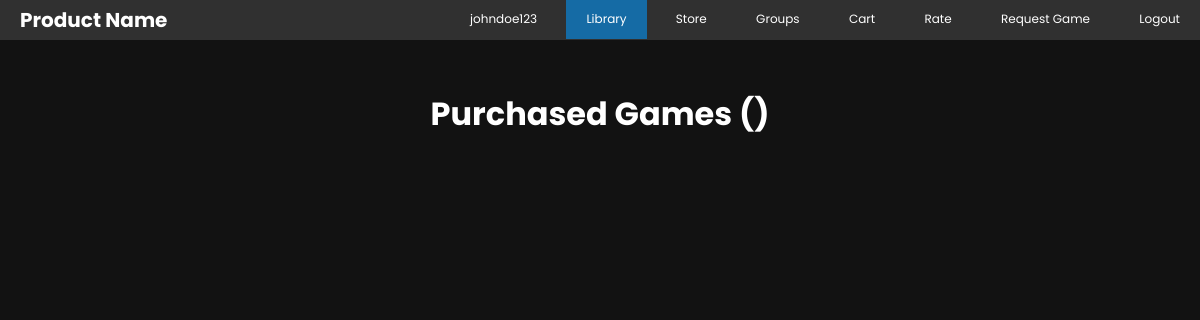
Page /library.php (signed in) on the earlier database version.
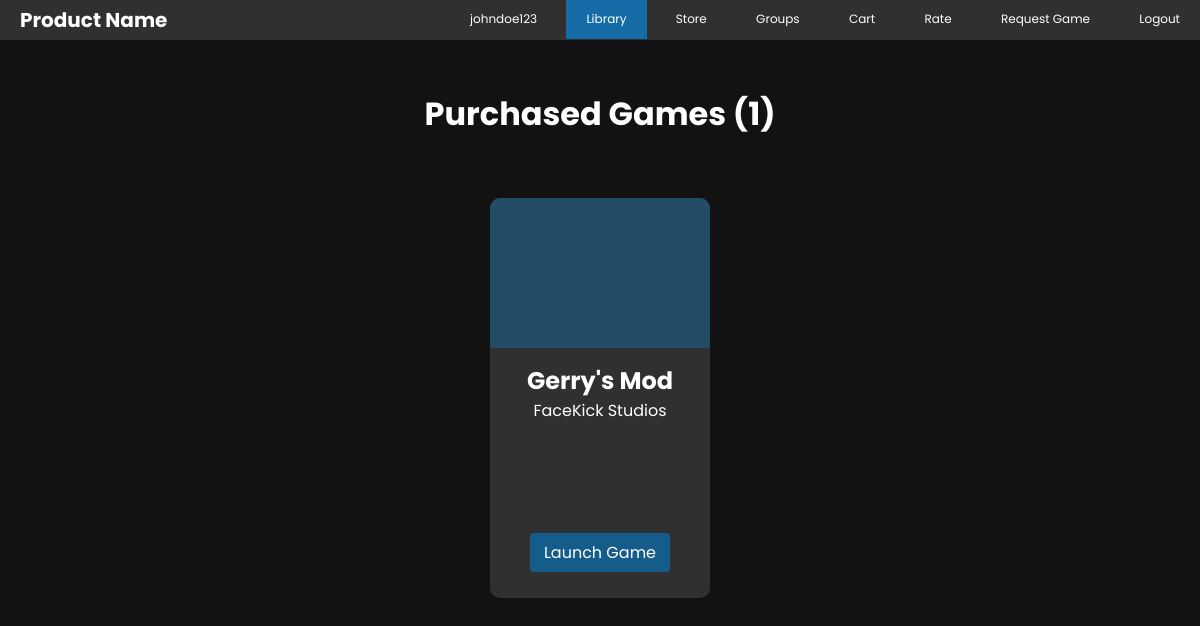
Same page on the later database version.
### tables this page shows
CREATE TABLE `library` (
  `LibraryID` int NOT NULL AUTO_INCREMENT,
  `UserID` int NOT NULL,
  `GameCount` int NOT NULL DEFAULT '0',
  PRIMARY KEY (`LibraryID`,`UserID`),
  KEY `LIBRARYUSER_FK` (`UserID`),
  CONSTRAINT `LIBRARYUSER_FK` FOREIGN KEY (`UserID`) REFERENCES `user` (`UserID`)
);

CREATE TABLE `game` (
  `GameID` int NOT NULL AUTO_INCREMENT,
  `Title` varchar(64) NOT NULL,
  `AgeRating` char(1) NOT NULL,
  `ReleaseDate` date NOT NULL,
  `Price` decimal(5,2) NOT NULL,
  `Dname` varchar(64) NOT NULL,
  PRIMARY KEY (`GameID`),
  UNIQUE KEY `Title` (`Title`),
  KEY `GAMEDEV_FK` (`Dname`),
  CONSTRAINT `GAMEDEV_FK` FOREIGN KEY (`Dname`) REFERENCES `developer` (`Dname`),
  CONSTRAINT `RATING_CHECK` CHECK (((`AgeRating` like _utf8mb4'E') or (`AgeRating` like _utf8mb4'T') or (`AgeRating` like _utf8mb4'M')))
);

### classes/DBHandler.php (called while the page is built)
<?php
class DBHandler
{
    public function connect()
    {
        try {
            $username = "root";
            $password = "root";
            $dbh = new PDO('mysql:host=localhost;dbname=gameplatform', $username, $password);
            return $dbh;
        } catch (PDOException $e) {
            print "Error!: " . $e->getMessage() . "<br/>";
            die();
        }
    }
}

### library.php (the view, shortened to what this page needs)
<?php
include "classes/DBHandler.php";
$con = new DBHandler();
$stmt = $con->connect()->prepare("SELECT UserID FROM USER WHERE Username = ?;");
$stmt->execute(array($_SESSION["username"]));
$userID = $stmt->fetchColumn();
$stmt = $con->connect()->prepare("SELECT LibraryID FROM LIBRARY WHERE UserID = ?;");
$stmt->execute(array($userID));
$libraryID = $stmt->fetchColumn();
$stmt = $con->connect()->prepare("SELECT GameID FROM BELONG_TO WHERE LibraryID = ?;");
$stmt->execute(array($libraryID));
$games_in_library = $stmt->fetchAll();
$stmt = $con->connect()->prepare("SELECT GameCount FROM LIBRARY WHERE UserID = ?;");
$stmt->execute(array($userID));
$gameCount = $stmt->fetchColumn();
?>
<!DOCTYPE html>
<html lang="en">
<head>
    <link rel="stylesheet" href="styles/main.css">
    <link rel="stylesheet" href="styles/nav.css">
    <link rel="stylesheet" href="styles/list_preview.css">
</head>
<body>
    <div class="navbar">
        <nav>
            <ul>
                <?php
                if (isset($_SESSION["username"])) {
                ?>
                    <li><a href="profile.php"><?php echo $_SESSION["username"]; ?></a></li>
                    <li><a class="selected" href="library.php">Library</a></li>
                    <li><a href="store.php">Store</a></li>
                    <li><a href="groups.php">Groups</a></li>
                    <li><a href="cart.php">Cart</a></li>
                    <li><a href="rate.php">Rate</a></li>
                    <li><a href="game_release.php">Request Game</a></li>
                    <li><a href="includes/logout.inc.php">Logout</a></li>
                <?php
                }
                ?>
            </ul>
        </nav>
        <h1>Product Name</h1>
    </div>
    <h1 id="heading">Purchased Games (<?php echo $gameCount ?>)</h1>
    <section class="container">
        <?php
        for ($i = 0; $i < count($games_in_library); $i++) {
            $stmt = $con->connect()->prepare("SELECT * FROM GAME WHERE GameID = ?;");
            $stmt->execute(array($games_in_library[$i]["GameID"]));
            $game_info = $stmt->fetchAll();
            $title = $game_info[$i]["Title"];
            $dev_name = $game_info[$i]["Dname"];
        ?>
            <div class="st_game">
                <div class="game_image"></div>
                <h2><?php echo $title; ?></h2>
                <p><?php echo $dev_name; ?></p>
                <a href=#>Launch Game</a>
            </div>
        <?php
        }
        ?>
    </section>
</body>
</html>

Differences in the rows shown:
added library: GameCount "1"
now on this page (row unchanged): game: Title "Gerry's Mod", Dname "FaceKick Studios"
